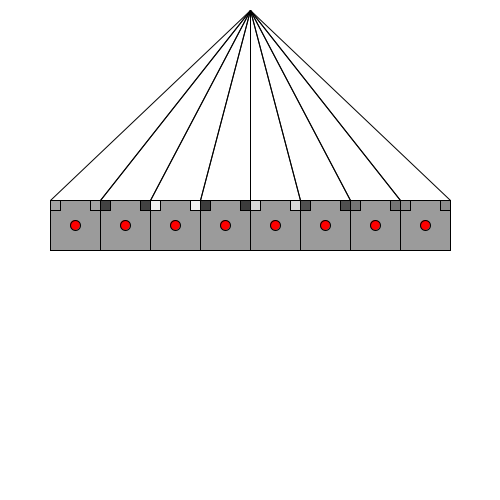
Frame 1 (no input)
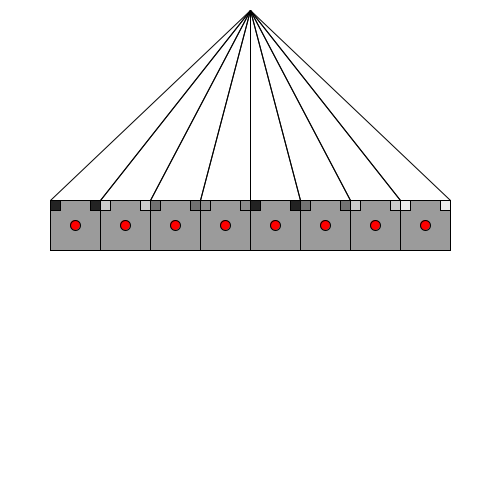
Frame 60 (the mouse pressed at the canvas centre just before this capture)
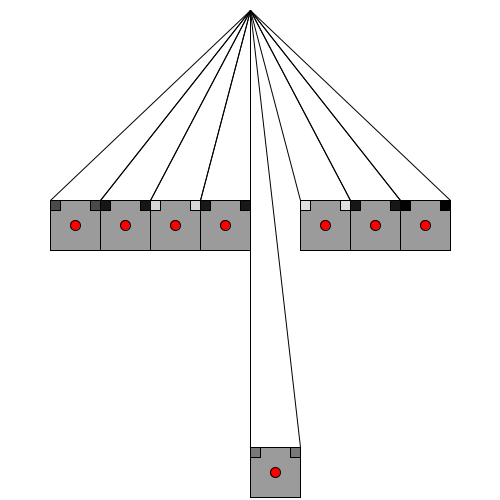
Frame 120 (the mouse held since frame 60 and released just before this capture)

The Processing sketch that drew these frames (run headless with seeded random() and noise(); from frame 60 on, the mouse is pressed at the canvas centre):

// Processing sketch: processing_139158
// ── processing_139158.pde

/* Douglas Tran March 10 Creative Computing Rory Solomon */

float[] a;

void setup() {
  size(500, 500);
  a = new float[8];
  int i = 0;
  while ( i <= 7 ) {
    a[i] = 200;
    i = i + 1;
  }
}

void draw() {
  background(255);
  int i = 0;
  while ( i <= 7 ) {
    fill(0,0,0,100);
    rect (i*50+50, a[i], 50, 50);
    fill (random(0, 255));
    rect (i*50+50, a[i], 10, 10);
    rect (i*50+90, a[i], 10, 10);
    fill(255, 0, 0);
    ellipse(i*50+75, a[i]+25, 10, 10);
    line (i*50+50, a[i], 250, 10);
        line (i*50+100, a[i], 250, 10);
    if ( mouseX > i*50 && mouseX < i*50+100 ) {
      a[i] = a[i] + random(-20, 20);
    }
    i = i + 1;
  }
}
